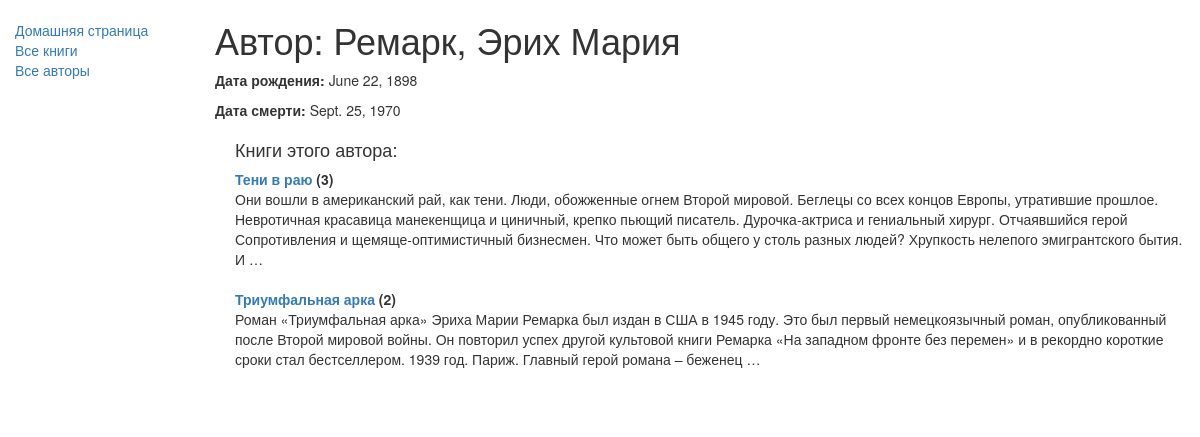
The app's page /catalog/author/1 with its own data.
### catalog/models.py (models this page shows, shortened)
class Author(models.Model):
    first_name = models.CharField(max_length=100)
    last_name = models.CharField(max_length=100)
    date_of_birth = models.DateField(null=True, blank=True)
    date_of_death = models.DateField('Died', null=True, blank=True)
    class Meta:
        ordering = ['last_name']
    def __str__(self):
        return '%s, %s' % (self.last_name, self.first_name)

class Book(models.Model):
    title = models.CharField(max_length=200)
    author = models.ForeignKey('Author', on_delete=models.SET_NULL, null=True)
    summary = models.TextField(max_length=1000, help_text="Enter a brief description of the book")
    isbn = models.CharField('ISBN', max_length=13, help_text='13 Character')
    genre = models.ManyToManyField(Genre, help_text="Select a genre fo this book")
    language = models.ForeignKey('Language', on_delete=models.SET_NULL, null=True)
    def __str__(self):
        return self.title
    def display_genre(self):
        return ', '.join(genre.name for genre in self.genre.all()[:3])
    display_genre.short_description = 'Genre'

### catalog/views.py (the view)
# urls.py: re_path(r'^author/(?P<pk>\d+)$', views.AuthorDetailView.as_view(), name='author-detail'),
class AuthorDetailView(generic.DetailView):
    model = Author

### catalog/templates/catalog/author_detail.html
{% extends "base_generic.html" %}
{% block content %}
<h1>Автор: {{ author }} </h1>
<p><strong>Дата рождения:</strong> {{ author.date_of_birth }}</p>
{% if author.date_of_death %}
<p><strong>Дата смерти:</strong> {{ author.date_of_death }}</p>
{% endif %}
<div style="margin-left:20px;margin-top:20px">
  <h4>Книги этого автора:</h4>
  <dl>
    {% for book in author.book_set.all %}
      <dt><a href="{% url 'book-detail' book.pk %}">{{book}}</a> ({{book.bookinstance_set.all.count}})</dt>
      <dd>{{book.summary|truncatewords:50}}</dd>
      <br>
    {% endfor %}
  </dl>
</div>
{% endblock %}

### records on screen
Author: last_name+first_name "Ремарк, Эрих Мария", date_of_birth "June 22, 1898", date_of_death "Sept. 25, 1970"
Book: title "Тени в раю", bookinstance_set.all.count "3", summary "Они вошли в американский рай, как тени. Люди, обожженные огнем Второй мировой. Беглецы со всех концов Европы, утратившие прошлое. Невротичная красавица манекенщица и циничный, крепко пьющий писатель. Дурочка-актриса и гениальный хирург. Отчаявшийся герой Сопротивления и щемяще-оптимистичный бизнесмен. Что может быть общего у столь разных людей? Хрупкость нелепого эмигрантского бытия. И …"
Book: title "Триумфальная арка", bookinstance_set.all.count "2", summary "Роман «Триумфальная арка» Эриха Марии Ремарка был издан в США в 1945 году. Это был первый немецкоязычный роман, опубликованный после Второй мировой войны. Он повторил успех другой культовой книги Ремарка «На западном фронте без перемен» и в рекордно короткие сроки стал бестселлером. 1939 год. Париж. Главный герой романа – беженец …"
